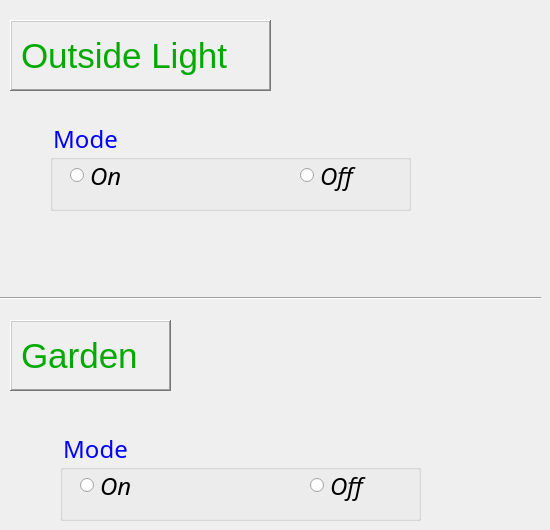
    <widget class="QWidget" name="tab_16">
     <attribute name="title">
      <string>Outside / Garden</string>
     </attribute>
     <widget class="QLabel" name="labe_26">
      <property name="geometry">
       <rect>
        <x>10</x>
        <y>20</y>
        <width>261</width>
        <height>71</height>
       </rect>
      </property>
      <property name="font">
       <font>
        <family>MS Shell Dlg 2</family>
        <pointsize>26</pointsize>
        <weight>50</weight>
        <italic>false</italic>
        <bold>false</bold>
       </font>
      </property>
      <property name="autoFillBackground">
       <bool>false</bool>
      </property>
      <property name="styleSheet">
       <string notr="true">font: 26pt &quot;MS Shell Dlg 2&quot;;
color: rgb(0, 170, 0);</string>
      </property>
      <property name="frameShape">
       <enum>QFrame::WinPanel</enum>
      </property>
      <property name="frameShadow">
       <enum>QFrame::Raised</enum>
      </property>
      <property name="lineWidth">
       <number>1</number>
      </property>
      <property name="midLineWidth">
       <number>0</number>
      </property>
      <property name="text">
       <string>Outside Light</string>
      </property>
     </widget>
     <widget class="QGroupBox" name="groupBox_41">
      <property name="geometry">
       <rect>
        <x>50</x>
        <y>120</y>
        <width>361</width>
        <height>91</height>
       </rect>
      </property>
      <property name="font">
       <font>
        <family>MV Boli</family>
        <pointsize>18</pointsize>
        <weight>50</weight>
        <italic>false</italic>
        <bold>false</bold>
       </font>
      </property>
      <property name="styleSheet">
       <string notr="true">font: 18pt &quot;MV Boli&quot;;
color: rgb(0, 0, 255);</string>
      </property>
      <property name="title">
       <string>Mode</string>
      </property>
      <widget class="QRadioButton" name="radioButton_91">
       <property name="geometry">
        <rect>
         <x>20</x>
         <y>20</y>
         <width>91</width>
         <height>71</height>
        </rect>
       </property>
       <property name="font">
        <font>
         <family>Imprint MT Shadow</family>
         <pointsize>18</pointsize>
         <weight>50</weight>
         <italic>true</italic>
         <bold>false</bold>
        </font>
       </property>
       <property name="styleSheet">
        <string notr="true">font: italic 18pt &quot;Imprint MT Shadow&quot;;
color:rgb(0, 0, 0);</string>
       </property>
       <property name="text">
        <string>On</string>
       </property>
      </widget>
      <widget class="QRadioButton" name="radioButton_92">
       <property name="geometry">
        <rect>
         <x>250</x>
         <y>20</y>
         <width>81</width>
         <height>71</height>
        </rect>
       </property>
       <property name="font">
        <font>
         <family>Imprint MT Shadow</family>
         <pointsize>18</pointsize>
         <weight>50</weight>
         <italic>true</italic>
         <bold>false</bold>
        </font>
       </property>
       <property name="styleSheet">
        <string notr="true">font: italic 18pt &quot;Imprint MT Shadow&quot;;
color:rgb(0, 0, 0);</string>
       </property>
       <property name="text">
        <string>Off</string>
       </property>
      </widget>
     </widget>
     <widget class="Line" name="line_15">
      <property name="geometry">
       <rect>
        <x>0</x>
        <y>290</y>
        <width>541</width>
        <height>16</height>
       </rect>
      </property>
      <property name="frameShadow">
       <enum>QFrame::Sunken</enum>
      </property>
      <property name="orientation">
       <enum>Qt::Horizontal</enum>
      </property>
     </widget>
     <widget class="QLabel" name="labe_27">
      <property name="geometry">
       <rect>
        <x>10</x>
        <y>320</y>
        <width>161</width>
        <height>71</height>
       </rect>
      </property>
      <property name="font">
       <font>
        <family>MS Shell Dlg 2</family>
        <pointsize>26</pointsize>
        <weight>50</weight>
        <italic>false</italic>
        <bold>false</bold>
       </font>
      </property>
      <property name="autoFillBackground">
       <bool>false</bool>
      </property>
      <property name="styleSheet">
       <string notr="true">font: 26pt &quot;MS Shell Dlg 2&quot;;
color: rgb(0, 170, 0);</string>
      </property>
      <property name="frameShape">
       <enum>QFrame::WinPanel</enum>
      </property>
      <property name="frameShadow">
       <enum>QFrame::Raised</enum>
      </property>
      <property name="lineWidth">
       <number>1</number>
      </property>
      <property name="midLineWidth">
       <number>0</number>
      </property>
      <property name="text">
       <string>Garden</string>
      </property>
     </widget>
     <widget class="QGroupBox" name="groupBox_42">
      <property name="geometry">
       <rect>
        <x>60</x>
        <y>430</y>
        <width>361</width>
        <height>91</height>
       </rect>
      </property>
      <property name="font">
       <font>
        <family>MV Boli</family>
        <pointsize>18</pointsize>
        <weight>50</weight>
        <italic>false</italic>
        <bold>false</bold>
       </font>
      </property>
      <property name="styleSheet">
       <string notr="true">font: 18pt &quot;MV Boli&quot;;
color: rgb(0, 0, 255);</string>
      </property>
      <property name="title">
       <string>Mode</string>
      </property>
      <widget class="QRadioButton" name="radioButton_93">
       <property name="geometry">
        <rect>
         <x>20</x>
         <y>20</y>
         <width>91</width>
         <height>71</height>
        </rect>
       </property>
       <property name="font">
        <font>
         <family>Imprint MT Shadow</family>
         <pointsize>18</pointsize>
         <weight>50</weight>
         <italic>true</italic>
         <bold>false</bold>
        </font>
       </property>
       <property name="styleSheet">
        <string notr="true">font: italic 18pt &quot;Imprint MT Shadow&quot;;
color:rgb(0, 0, 0);</string>
       </property>
       <property name="text">
        <string>On</string>
       </property>
      </widget>
      <widget class="QRadioButton" name="radioButton_94">
       <property name="geometry">
        <rect>
         <x>250</x>
         <y>20</y>
         <width>81</width>
         <height>71</height>
        </rect>
       </property>
       <property name="font">
        <font>
         <family>Imprint MT Shadow</family>
         <pointsize>18</pointsize>
         <weight>50</weight>
         <italic>true</italic>
         <bold>false</bold>
        </font>
       </property>
       <property name="styleSheet">
        <string notr="true">font: italic 18pt &quot;Imprint MT Shadow&quot;;
color:rgb(0, 0, 0);</string>
       </property>
       <property name="text">
        <string>Off</string>
       </property>
      </widget>
     </widget>
    </widget>
